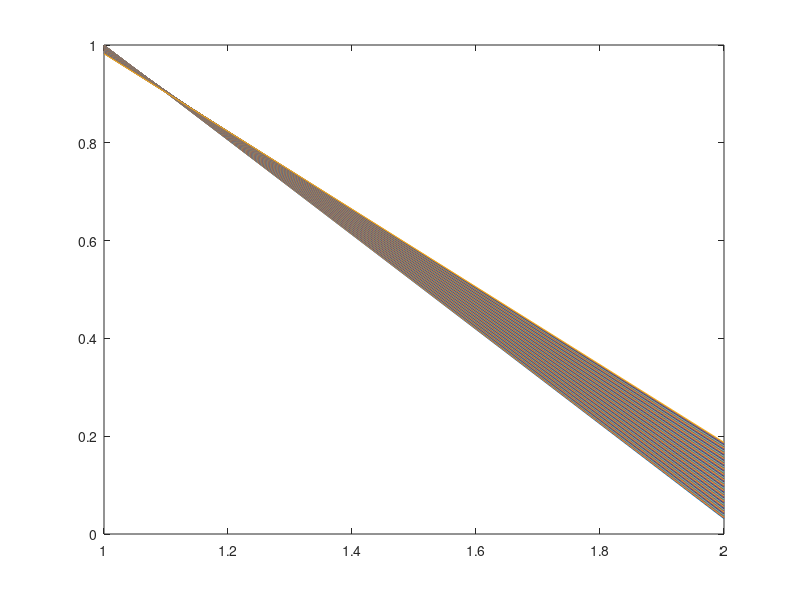

Source code (MATLAB):
%clear
%

hello  = 1;
function table = generate_lookup_iirgen_init(out_file_name, f_lower, f_upper, sampling_rate, fnd_amp, init_phase, use_plot)
% ##############################################################################
% This function generates iirgen_init for C lang
%
% Usage:
%  table = generate_lookup_iirgen_init(out_file_name, f_lower, f_upper, nSamples, fnd_amp, init_phase, use_plot)
%
% Parameters:
%  - out_file_name : directory of output C lang header file
%  - lower : start frequency
%  - upper : end frequency
%  - sampling_rate : sampling rate
%  - fnd_amp  : amplitude of signal(sine wave) ; defualt = 1
%  - init_phase : initial phase ; defualt = 0
%  - use_plot : plot create sine table at generate time ; defualt = 'True'
% ##############################################################################
  
  % set defualt parameters
  if nargin < 6,
    use_plot = 'True'
  end
  if nargin < 5,
    init_phase = 0;
  end
  if nargin < 4,
    fnd_amp = 1; init_phase = 0;
  end

  for i = f_lower : f_upper,
      % init
    a1(i-f_lower + 1) = fnd_amp * cos(2 * pi * i * (1/sampling_rate));
    b0(i-f_lower + 1) = fnd_amp * sin(2 * pi * i * (1/sampling_rate));
  end
  
  table = [a1; b0];
  
  if use_plot == 'True',
    plot(table);
  end
  
  fid = fopen(strcat(out_file_name, '.h'),'w');
  fprintf(fid, 'float sin_iir_f%dto%d[%d] = {', f_lower, f_upper, f_upper - f_lower + 1);
  fprintf(fid, '%f, ', b0(1:f_upper - f_lower));
  fprintf(fid, '%f', b0(f_upper - f_lower));
  fprintf(fid, '};\n');
  
  fprintf(fid, 'float cos_iir_f%dto%d[%d] = {', f_lower, f_upper, f_upper - f_lower + 1);
  fprintf(fid, '%f, ', a1(1:f_upper - f_lower));
  fprintf(fid, '%f', a1(f_upper - f_lower));
  fprintf(fid, '};\n');
  fclose(fid);
end

aa = generate_lookup_iirgen_init('iirgen_weights', 20, 120, 4000, 1);
